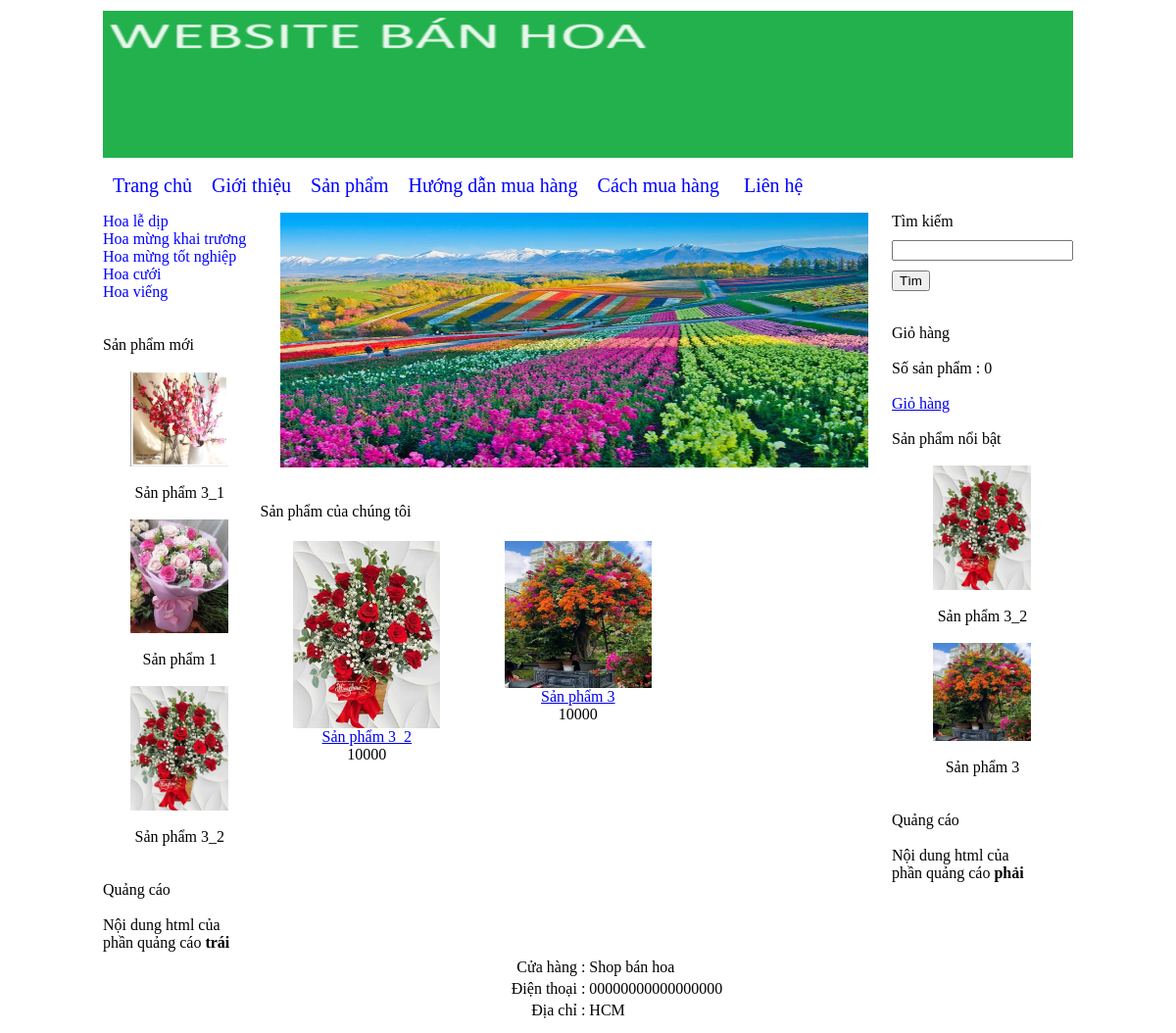
/Duan/index.php, run on the app's committed database.
### tables this page shows
CREATE TABLE `banner` (
  `id` int NOT NULL,
  `hinh` varchar(256) NOT NULL,
  `rong` varchar(256) NOT NULL,
  `cao` varchar(256) NOT NULL
);

CREATE TABLE `menu_ngang` (
  `id` int NOT NULL,
  `ten` varchar(256) NOT NULL,
  `noi_dung` mediumtext NOT NULL,
  `loai_menu` varchar(256) NOT NULL
);

CREATE TABLE `menu_doc` (
  `id` int NOT NULL,
  `ten` varchar(256) NOT NULL
);

CREATE TABLE `san_pham` (
  `id` int NOT NULL,
  `ten` varchar(256) NOT NULL,
  `gia` int NOT NULL,
  `hinh_anh` varchar(256) NOT NULL,
  `noi_dung` mediumtext NOT NULL,
  `thuoc_menu` int NOT NULL,
  `noi_bat` varchar(256) NOT NULL,
  `trang_chu` varchar(256) NOT NULL,
  `sap_xep_trang_chu` int NOT NULL
);

CREATE TABLE `quang_cao` (
  `id` int NOT NULL,
  `html` mediumtext NOT NULL,
  `vi_tri` varchar(256) NOT NULL
);

CREATE TABLE `slideshow` (
  `id` int NOT NULL,
  `hinh` varchar(256) NOT NULL,
  `lien_ket` varchar(256) NOT NULL
);

CREATE TABLE `footer` (
  `id` int NOT NULL,
  `html` mediumtext NOT NULL
);

### Duan/chuc_nang/menu_ngang/menu_ngang.php (the view, shortened to what this page needs)
<?php
    $servername = "localhost";
    $username = "admin01";
    $password = "123admin123";
    $dbname = "ban_hang";
    $conn = new mysqli($servername, $username, $password, $dbname);
    $tv = "SELECT id, ten, loai_menu FROM menu_ngang ORDER BY id";
    $tv_1 = $conn->query($tv);
    echo "<div class='menu_ngang'>";
    echo "<a href='index.php'>Trang chủ</a>";
    while ($tv_2 = $tv_1->fetch_assoc()) {
        if ($tv_2['loai_menu'] == "") {
            $link_menu = "?thamso=xuat_mot_tin&id=" . $tv_2['id'];
        } elseif ($tv_2['loai_menu'] == "san_pham") {
            $link_menu = "?thamso=xuat_san_pham_2";
        }
        echo "<a href='$link_menu'>";
        echo $tv_2['ten'];
        echo "</a>";
    }
    echo "</div>";
?>

### Duan/index.php (shortened to what this page needs)
<html>
    <head>
        <link rel="stylesheet" type="text/css" href="./giao_dien/giao_dien.css">
    </head>
    <body>
        <center>
            <table width="990px">
                <tr>
                    <td colspan="3"><?php include("chuc_nang/banner/banner.php"); ?></td>
                </tr>
                <tr>
                    <td colspan="3" height="50px" >
                        <?php
                            include("chuc_nang/menu_ngang/menu_ngang.php");
                        ?>
                    </td>
                </tr>
                <tr>
                    <td width="170px" valign="top" >
                    <?php
                        include("chuc_nang/menu_doc/menu_doc.php");
                        include("chuc_nang/san_pham/moi.php");
                        include("chuc_nang/quang_cao/trai.php");
                    ?>
                    </td>
                    <td width="650px" valign="top" >
                        <?php
                            include("chuc_nang/dieu_huong.php");
                        ?>
                    </td>
                    <td width="170px" valign="top" >
                    <?php
                        include("chuc_nang/tim_kiem/vung_tim_kiem.php");
                        include("chuc_nang/gio_hang/vung_gio_hang.php");
                        include("chuc_nang/san_pham/noi_bat.php");
                        include("chuc_nang/quang_cao/phai.php");
                    ?>
                    </td>
                </tr>
                <tr>
                    <td colspan="3"><?php include("chuc_nang/footer/footer.php"); ?></td>
                </tr>
            </table>
        </center>
    </body>
</html>

### Duan/chuc_nang/banner/banner.php (shortened to what this page needs)
<?php
    $conn = new mysqli("localhost", "admin01", "123admin123", "ban_hang");
    $tv = "SELECT * FROM banner LIMIT 0,1";
    $result = $conn->query($tv);
    if ($result->num_rows > 0) {
        $tv_2 = $result->fetch_assoc();
        $link_hinh = "chuc_nang/hinh_anh/banner/" . $tv_2['hinh'];
        echo "<img src='" . $link_hinh . "' width='" . $tv_2['rong'] . "' height='" . $tv_2['cao'] . "' >";
    }
?>

### Duan/chuc_nang/menu_doc/menu_doc.php (shortened to what this page needs)
<?php
    $servername = "localhost";
    $username = "admin01";
    $password = "123admin123";
    $dbname = "ban_hang";
    $conn = new mysqli($servername, $username, $password, $dbname);
    $tv = "SELECT * FROM menu_doc ORDER BY id";
    $tv_1 = $conn->query($tv);
    echo "<div class='menu_doc'>";
    while ($tv_2 = $tv_1->fetch_assoc()) {
        $id = $tv_2['id'];
        $ten = $tv_2['ten'];
        $link = "?thamso=xuat_san_pham&id=" . urlencode($id);
        echo "<a href='$link'>";
        echo $ten;
        echo "</a>";
    }
    echo "</div>";
?>

### Duan/chuc_nang/san_pham/moi.php (shortened to what this page needs)
<br><br>
Sản phẩm mới <br><br>
<center>
    <?php
        $mysqli = new mysqli("localhost", "admin01", "123admin123", "ban_hang");
        $query = "SELECT id, ten, hinh_anh FROM san_pham ORDER BY id DESC LIMIT 0,3";
        $result = $mysqli->query($query);
        while($row = $result->fetch_assoc()) {
            $link_anh = "chuc_nang/hinh_anh/san_pham/" . $row['hinh_anh'];
            $link_chi_tiet = "?thamso=chi_tiet_san_pham&id=" . $row['id'];
            echo "<a href='$link_chi_tiet'>";
                echo "<img src='$link_anh' width='100px'>";
            echo "</a>";
            echo "<br><br>";
            echo $row['ten'];
            echo "<br>";
            echo "<br>";
        }
    ?>
</center>

### Duan/chuc_nang/quang_cao/trai.php (shortened to what this page needs)
<br>Quảng cáo <br><br>
<?php
    $conn = new mysqli("localhost", "admin01", "123admin123", "ban_hang");
    $vi_tri = 'trai';
    $tv = "SELECT html FROM quang_cao WHERE vi_tri='$vi_tri'";
    $result = $conn->query($tv);
    if ($result->num_rows > 0) {
        $tv_2 = $result->fetch_assoc();
        echo $tv_2['html'];
    } else {
        echo "Không có quảng cáo.";
    }
?>

### Duan/chuc_nang/dieu_huong.php (shortened to what this page needs)
<?php
    if(isset($_GET['thamso'])){$tham_so=$_GET['thamso'];}else{$tham_so="";}
    switch($tham_so)
    {
        default:
        include("chuc_nang/slideshow/slideshow.php");
        include("chuc_nang/san_pham/san_pham_trang_chu.php");
    }
?>

### Duan/chuc_nang/slideshow/slideshow.php (shortened to what this page needs)
<center>
<div class="slideshow" id="slideshow" >
    <?php
    $conn = new mysqli("localhost", "admin01", "123admin123", "ban_hang");
    $tv = "SELECT hinh, lien_ket FROM slideshow ORDER BY id";
    $result = $conn->query($tv);
    while ($tv_2 = $result->fetch_assoc()) {
        $link_hinh = "chuc_nang/hinh_anh/slideshow/" . $tv_2['hinh'];
        echo "<a href='" . $tv_2['lien_ket'] . "'>";
        echo "<img src='" . $link_hinh . "'>";
        echo "</a>";
    }
?>
</div>
</center>

### Duan/chuc_nang/san_pham/san_pham_trang_chu.php (shortened to what this page needs)
<br><br>
Sản phẩm của chúng tôi
<br><br>
<?php
    $conn = new mysqli("localhost", "admin01", "123admin123", "ban_hang");
    $tv = "SELECT id, ten, gia, hinh_anh, thuoc_menu FROM san_pham WHERE trang_chu='co' ORDER BY sap_xep_trang_chu DESC LIMIT 0,15";
    $result = $conn->query($tv);
    echo "<table>";
    while ($tv_2 = $result->fetch_assoc()) {
        echo "<tr>";
        for ($i = 1; $i <= 3; $i++) {
            echo "<td align='center' width='215px' valign='top' >";
            if ($tv_2 != false) {
                $link_anh = "chuc_nang/hinh_anh/san_pham/" . $tv_2['hinh_anh'];
                $link_chi_tiet = "?thamso=chi_tiet_san_pham&id=" . $tv_2['id'];
                echo "<a href='$link_chi_tiet' >";
                echo "<img src='$link_anh' width='150px' >";
                echo "</a>";
                echo "<br>";
                echo "<a href='$link_chi_tiet' >";
                echo $tv_2['ten'];
                echo "</a>";
                echo "<br>";
                echo $tv_2['gia'];
                echo "<br>";
                echo "<br>";
            } else {
                echo "&nbsp;";
            }
            echo "</td>";
            if ($i != 3) {
                $tv_2 = $result->fetch_assoc();
            }
        }
        echo "</tr>";
    }
    echo "</table>";
?>

### Duan/chuc_nang/tim_kiem/vung_tim_kiem.php (shortened to what this page needs)
Tìm kiếm <br>
<form>
    <input type="text" name="tu_khoa" value="" style="margin-top:10px;margin-bottom:10px;" >
    <input type="submit" value="Tìm" >
</form>

### Duan/chuc_nang/gio_hang/vung_gio_hang.php (shortened to what this page needs)
<br>
Giỏ hàng <br><br>
<?php
    $so_luong = 0;
?>
Số sản phẩm : <?php echo (int)$so_luong; ?>
<br><br>
<a href="?thamso=gio_hang">Giỏ hàng</a>

### Duan/chuc_nang/san_pham/noi_bat.php (shortened to what this page needs)
<br><br>
Sản phẩm nổi bật <br><br>
<center>
    <?php
        $mysqli = new mysqli("localhost", "admin01", "123admin123", "ban_hang");
        $query = "SELECT id, ten, hinh_anh FROM san_pham WHERE noi_bat='co' ORDER BY id DESC LIMIT 0,3";
        $result = $mysqli->query($query);
        while ($row = $result->fetch_assoc()) {
            $link_anh = "chuc_nang/hinh_anh/san_pham/" . $row['hinh_anh'];
            $link_chi_tiet = "?thamso=chi_tiet_san_pham&id=" . $row['id'];
            echo "<a href='$link_chi_tiet' >";
                echo "<img src='$link_anh' width='100px' >";
            echo "</a>";
            echo "<br><br>";
            echo $row['ten'];
            echo "<br>";
            echo "<br>";
        }
    ?>
</center>

### Duan/chuc_nang/quang_cao/phai.php (shortened to what this page needs)
<br>Quảng cáo <br><br>
<?php
    $conn = new mysqli("localhost", "admin01", "123admin123", "ban_hang");
    $vi_tri = 'phai';
    $tv = "SELECT html FROM quang_cao WHERE vi_tri='$vi_tri'";
    $result = $conn->query($tv);
    if ($result->num_rows > 0) {
        $tv_2 = $result->fetch_assoc();
        echo $tv_2['html'];
    } else {
        echo "Không có quảng cáo.";
    }
?>

### Duan/chuc_nang/footer/footer.php (shortened to what this page needs)
<?php
    $conn = new mysqli("localhost", "admin01", "123admin123", "ban_hang");
    $tv = "SELECT * FROM footer LIMIT 0,1";
    $result = $conn->query($tv);
    if ($result->num_rows > 0) {
        $tv_2 = $result->fetch_assoc();
        echo $tv_2['html'];
    }
?>

### Duan/giao_dien/giao_dien.css (style rules this page uses)
div.menu_ngang a { color:blue; margin-left: 10px; margin-right: 10px; text-decoration: none; font-size:20px; }
div.menu_doc a { color:blue; text-decoration: none; display:block; }

### Duan/chuc_nang/slideshow/slideshow.php (style rules this page uses)
div.slideshow img { width:600px;height:260px }

### data on the page
banner: hinh (picture)
menu_ngang: ten "Giới thiệu"
menu_ngang: ten "Sản phẩm"
menu_ngang: ten "Hướng dẫn mua hàng"
menu_ngang: ten "Cách mua hàng"
menu_ngang: ten "Liên hệ"
menu_doc: ten "Hoa lễ dịp"
menu_doc: ten "Hoa mừng khai trương"
menu_doc: ten "Hoa mừng tốt nghiệp"
menu_doc: ten "Hoa cưới"
menu_doc: ten "Hoa viếng"
san_pham: hinh_anh (picture), ten "Sản phẩm 3_1"
san_pham: hinh_anh (picture), ten "Sản phẩm 1"
san_pham: hinh_anh (picture), ten "Sản phẩm 3_2", gia "10000"
quang_cao: html "Nội dung html của phần quảng cáo trái"
slideshow: hinh (picture)
san_pham: hinh_anh (picture), ten "Sản phẩm 3", gia "10000"
quang_cao: html "Nội dung html của phần quảng cáo phải"
footer: html "Cửa hàng : Shop bán hoa Điện thoại : 00000000000000000 Địa chỉ : HCM"

### other printed values
$so_luong "0"
